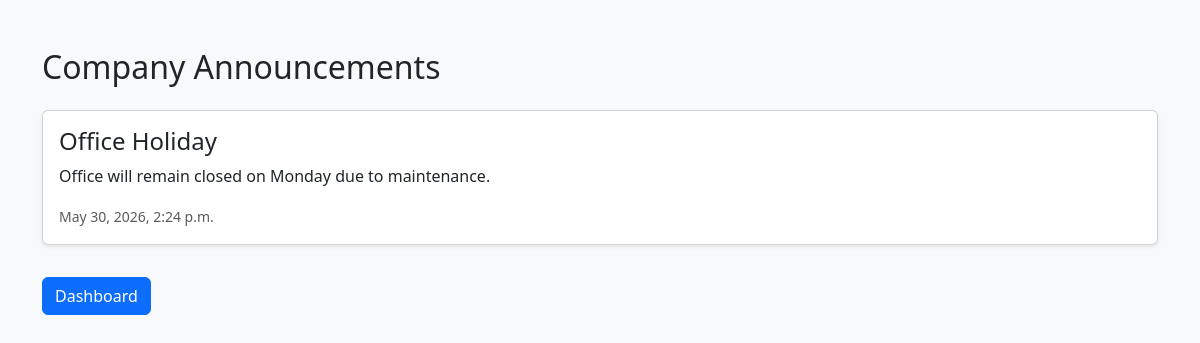
The page /announcements/ (signed in) on the database its author committed.
### employees/models.py (models this page shows, shortened)
class Announcement(models.Model):
    title = models.CharField(
        max_length=200
    )
    message = models.TextField()
    created_at = models.DateTimeField(
        auto_now_add=True
    )

### employees/views.py (the view)
@login_required
def announcements_view(request):
    announcements = Announcement.objects.all().order_by(
        '-created_at'
    )
    return render(
        request,
        'announcements.html',
        {
            'announcements': announcements
        }
    )

### templates/announcements.html (shortened to what this page needs)
<!DOCTYPE html>
<html>
<head>
    <link href="https://cdn.jsdelivr.net/npm/bootstrap@5.3.3/dist/css/bootstrap.min.css"
          rel="stylesheet">
</head>
<body class="bg-light">
<div class="container mt-5">
    <h2 class="mb-4">
        Company Announcements
    </h2>
    {% for announcement in announcements %}
    <div class="card shadow-sm mb-3">
        <div class="card-body">
            <h4>
                {{ announcement.title }}
            </h4>
            <p>
                {{ announcement.message }}
            </p>
            <small class="text-muted">
                {{ announcement.created_at }}
            </small>
        </div>
    </div>
    {% empty %}
    <div class="alert alert-info">
        No announcements available.
    </div>
    {% endfor %}
    <a href="/dashboard/"
       class="btn btn-primary mt-3">
        Dashboard
    </a>
</div>
</body>
</html>

### rows shown on the page
Announcement: title "Office Holiday", message "Office will remain closed on Monday due to maintenance.", created_at "May 30, 2026, 2:24 p.m."
